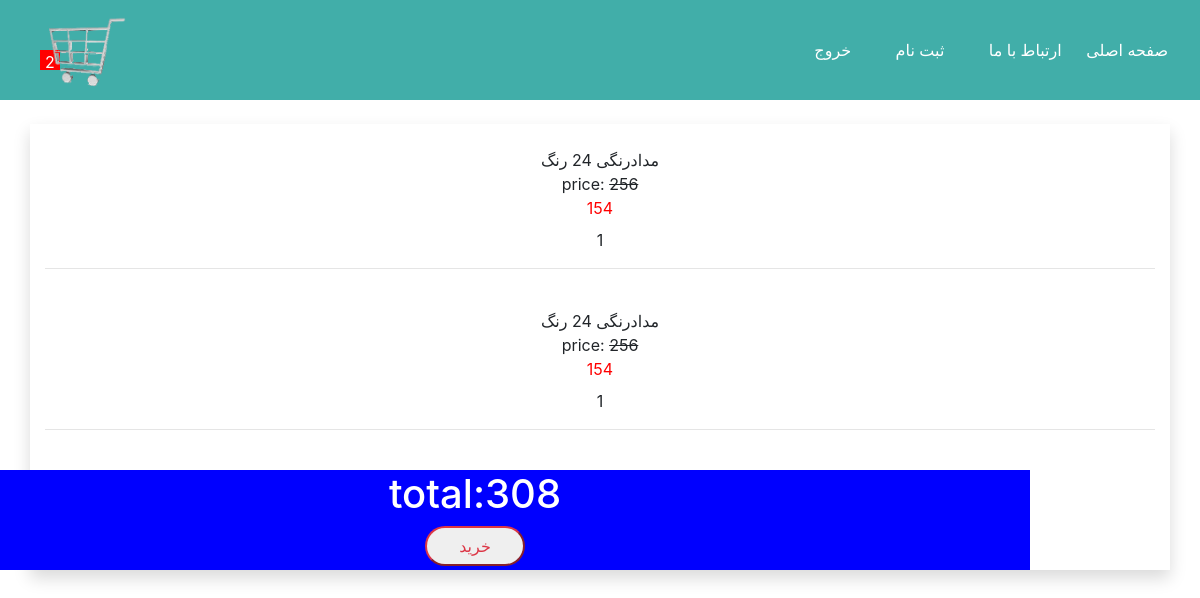
Screenshot of /show/ (signed in) with the database file from the repository.
### app/models.py (models this page shows)
class Reserve(models.Model):
    user=models.CharField(max_length=50)
    name=models.CharField(max_length=50)
    price = models.IntegerField(blank=True, null=True)
    takhfif = models.IntegerField(blank=True, null=True)
    quantity=models.IntegerField(blank=True, null=True)
    sell=models.BooleanField(default=False)
    brand = models.CharField(max_length=150,blank=True, null=True)

### app/views.py (the view)
# urls.py: path('show/',views.ShowReserve.as_view(),name='showReserve'),
class ShowReserve(ListView):
    template_name = 'show.html'
    def get(self, request):
     if request.user.is_authenticated:
        queryset = Reserve.objects.filter(user=request.user.username,sell=False)
        p=0
        t=0
        for q in queryset:
            if q.takhfif is None:
             p += q.price*q.quantity
            else:
             t += round(q.price-q.price*q.takhfif/100)*q.quantity
        Sum=sum((p,t))
        number = numberOfSell(request)
        return render(request, self.template_name, context={'query': queryset, 'num': number,'total':Sum})
     else:
        return redirect('myApp:log')

### app/views.py (called while the page is built)
def numberOfSell(request):
    reserveOfmySelf=Reserve.objects.filter(user=request.user.username,sell=False).count()
    return (reserveOfmySelf)

### templates/show.html (shortened to what this page needs)
{% extends 'base.html' %}
{% load mathfilters %}
{% block content %}
    <br>
<div class="shadow container ">
<div >
        {% for b in query %}
    <div style="text-align: center ">
              <br>
{{ b.name }}
    <br>
price:
                {% if b.takhfif == null %}
    {{ b.price }}
    {% else %}
 <del>{{ b.price }}</del>
    <br>
      <label style="color: red"> {{ b.price | mul:b.takhfif | div:100 |sub:b.price |mul:-1 |floatformat:'0' }}
</label>
 {% endif %}
            <br>
{{ b.quantity }}
            <hr>
{% endfor %}
<br>
</div>
</div>
   </div>
<div style="bottom: 0;color: white;background: blue;width: 100%;height: 100px;margin-left: -125px;text-align: center">
<h1>total:{{ total }}</h1>
    <form action="{% url 'myApp:request' %}" method="post" >
<button type="submit" class="btn-outline-danger" style="border-radius: 20px;width: 100px;height: 40px">خرید</button>
</form>
</div>
{% endblock %}

### rows the page displays
Reserve: name "مدادرنگی 24 رنگ", price "256", price|mul "154", quantity "1"
Reserve: name "مدادرنگی 24 رنگ", price "256", price|mul "154", quantity "1"

### other values shown
{{ total }} "308"
